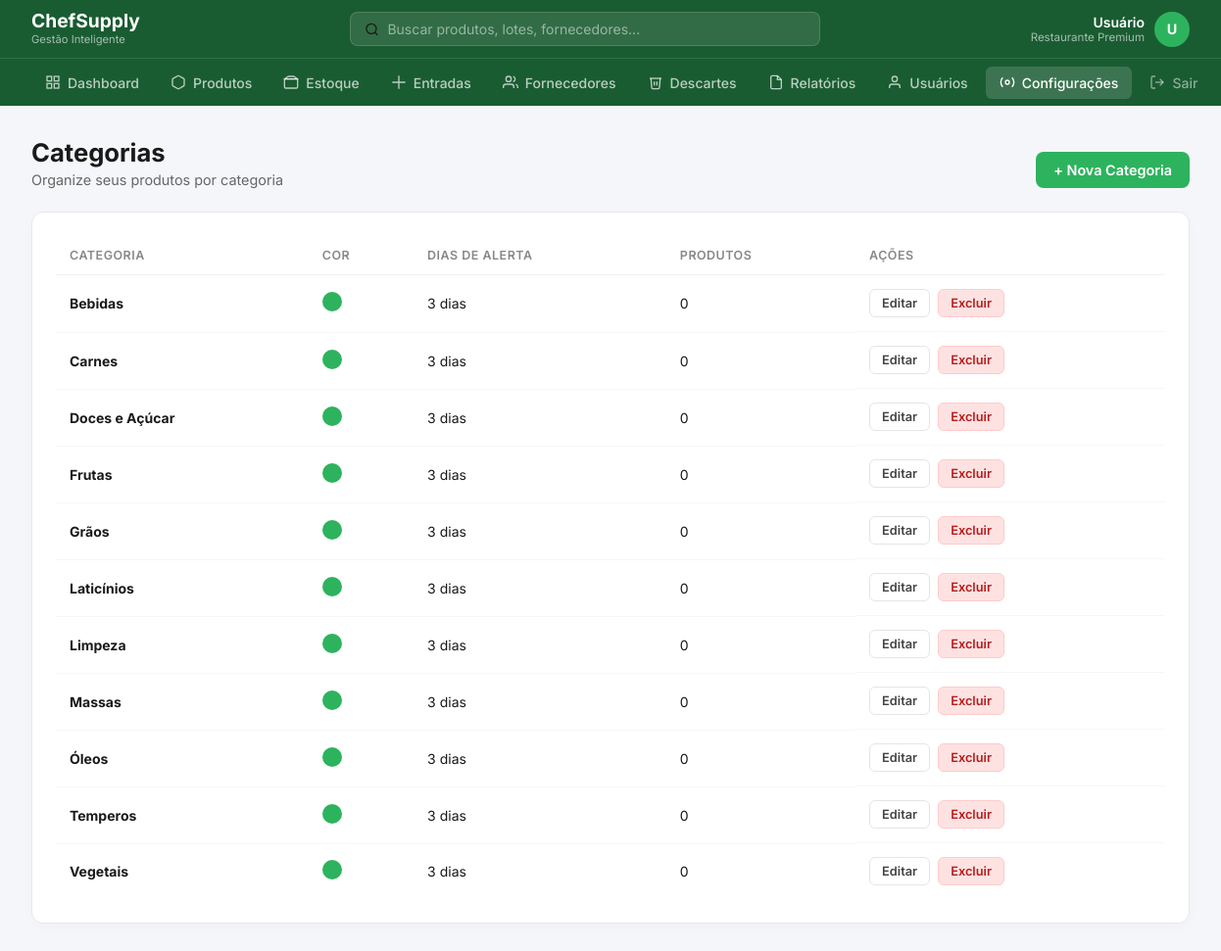
The app's page /categorias/index.php (signed in) with its own data.
### tables this page shows
CREATE TABLE categorias (
     
    id INT AUTO_INCREMENT PRIMARY KEY,
    
     
    nome VARCHAR(100) NOT NULL,
    
     
    cor VARCHAR(20) DEFAULT '#2db35d',
    
     
    dias_alerta_vencimento INT DEFAULT 3,
    
     
    criado_em TIMESTAMP DEFAULT CURRENT_TIMESTAMP
);

### categorias/index.php (the view, shortened to what this page needs)
<?php
include '../conexao.php';
$categorias = $conexao->query("SELECT c.*, COUNT(p.id) as total_produtos
    FROM categorias c LEFT JOIN produtos p ON p.categoria_id = c.id
    GROUP BY c.id ORDER BY c.nome")->fetchAll();
include '../_header.php';
?>
<div class="content">
    <div class="page-header">
        <div class="page-header-left">
            <h2>Categorias</h2>
            <p>Organize seus produtos por categoria</p>
        </div>
        <a href="nova.php" class="btn btn-primary">+ Nova Categoria</a>
    </div>
    <div class="table-card">
        <table>
            <thead>
                <tr>
                    <th>Categoria</th>
                    <th>Cor</th>
                    <th>Dias de Alerta</th>
                    <th>Produtos</th>
                    <th>Ações</th>
                </tr>
            </thead>
            <tbody>
            <?php if(empty($categorias)): ?>
                <tr>
                    <td colspan="5" style="text-align:center;padding:40px;color:#aaa">
                        Nenhuma categoria. <a href="nova.php" style="color:#2db35d">Criar a primeira.</a>
                    </td>
                </tr>
            <?php else: ?>
                <?php foreach($categorias as $c): ?>
                    <tr>
                        <td><strong><?= htmlspecialchars($c['nome']) ?></strong></td>
                        <td>
                            <span style="display:inline-block;width:20px;height:20px;border-radius:50%;background:<?= htmlspecialchars($c['cor']) ?>"></span>
                        </td>
                        <td><?= $c['dias_alerta_vencimento'] ?> dias</td>
                        <td><?= $c['total_produtos'] ?></td>
                        <td style="display:flex;gap:8px">
                            <a href="editar.php?id=<?= $c['id'] ?>" class="btn btn-sm btn-secondary">Editar</a>
                            <?php if($c['total_produtos'] == 0): ?>
                                <a href="excluir.php?id=<?= $c['id'] ?>" class="btn btn-sm btn-danger" onclick="return confirm('Excluir esta categoria?')">Excluir</a>
                            <?php endif; ?>
                        </td>
                    </tr>
                <?php endforeach; ?>
            <?php endif; ?>
            </tbody>
        </table>
    </div>
</div>
<?php
include '../_footer.php';
?>

### _header.php (style rules this page uses)
* { margin: 0; padding: 0; box-sizing: border-box; }
body { background: #f5f6fa; font-family: 'Inter', sans-serif; color: #1a1a1a; }
.content { padding: 32px; }
.page-header { margin-bottom: 24px; display: flex; justify-content: space-between; align-items: flex-end; }
.page-header-left h2 { font-size: 1.6rem; font-weight: 700; }
.page-header-left p { color: #666; font-size: 0.9rem; margin-top: 4px; }
.btn { display: inline-flex; align-items: center; justify-content: center; padding: 10px 18px; border-radius: 8px; font-size: 0.9rem; font-weight: 600; cursor: pointer; transition: all 0.2s; text-decoration: none; font-family: 'Inter', sans-serif; gap: 6px; border: none; }
.btn-primary { background: #2db35d; color: #fff; }
.btn-secondary { background: #fff; color: #444; border: 1.5px solid #e5e5e5; }
.btn-danger { background: #fee2e2; color: #b91c1c; border: 1.5px solid #fecaca; }
.btn-sm { padding: 6px 12px; font-size: 0.8rem; border-radius: 6px; }
.table-card { background: #fff; border: 1px solid #e8e8e8; border-radius: 12px; padding: 24px; overflow-x: auto; box-shadow: 0 4px 12px rgba(0, 0, 0, 0.02); }
table { width: 100%; border-collapse: collapse; min-width: 600px; }
th { text-align: left; padding: 12px 14px; font-size: 0.78rem; font-weight: 600; color: #888; border-bottom: 1px solid #f0f0f0; text-transform: uppercase; letter-spacing: 0.5px; }
td { padding: 14px; font-size: 0.875rem; border-bottom: 1px solid #f7f7f7; vertical-align: middle; }
tr:last-child td { border-bottom: none; }

### records on screen
categorias: nome "Bebidas", dias_alerta_vencimento "3", total_produtos "0"
categorias: nome "Carnes", dias_alerta_vencimento "3", total_produtos "0"
categorias: nome "Doces e Açúcar", dias_alerta_vencimento "3", total_produtos "0"
categorias: nome "Frutas", dias_alerta_vencimento "3", total_produtos "0"
categorias: nome "Grãos", dias_alerta_vencimento "3", total_produtos "0"
categorias: nome "Laticínios", dias_alerta_vencimento "3", total_produtos "0"
categorias: nome "Limpeza", dias_alerta_vencimento "3", total_produtos "0"
categorias: nome "Massas", dias_alerta_vencimento "3", total_produtos "0"
categorias: nome "Óleos", dias_alerta_vencimento "3", total_produtos "0"
categorias: nome "Temperos", dias_alerta_vencimento "3", total_produtos "0"
categorias: nome "Vegetais", dias_alerta_vencimento "3", total_produtos "0"

### other values on screen
$_SESSION['usuario_nome'] "Usuário"
substr($_SESSION['usuario_nome'] ?? 'U', 0, 1) "U"
